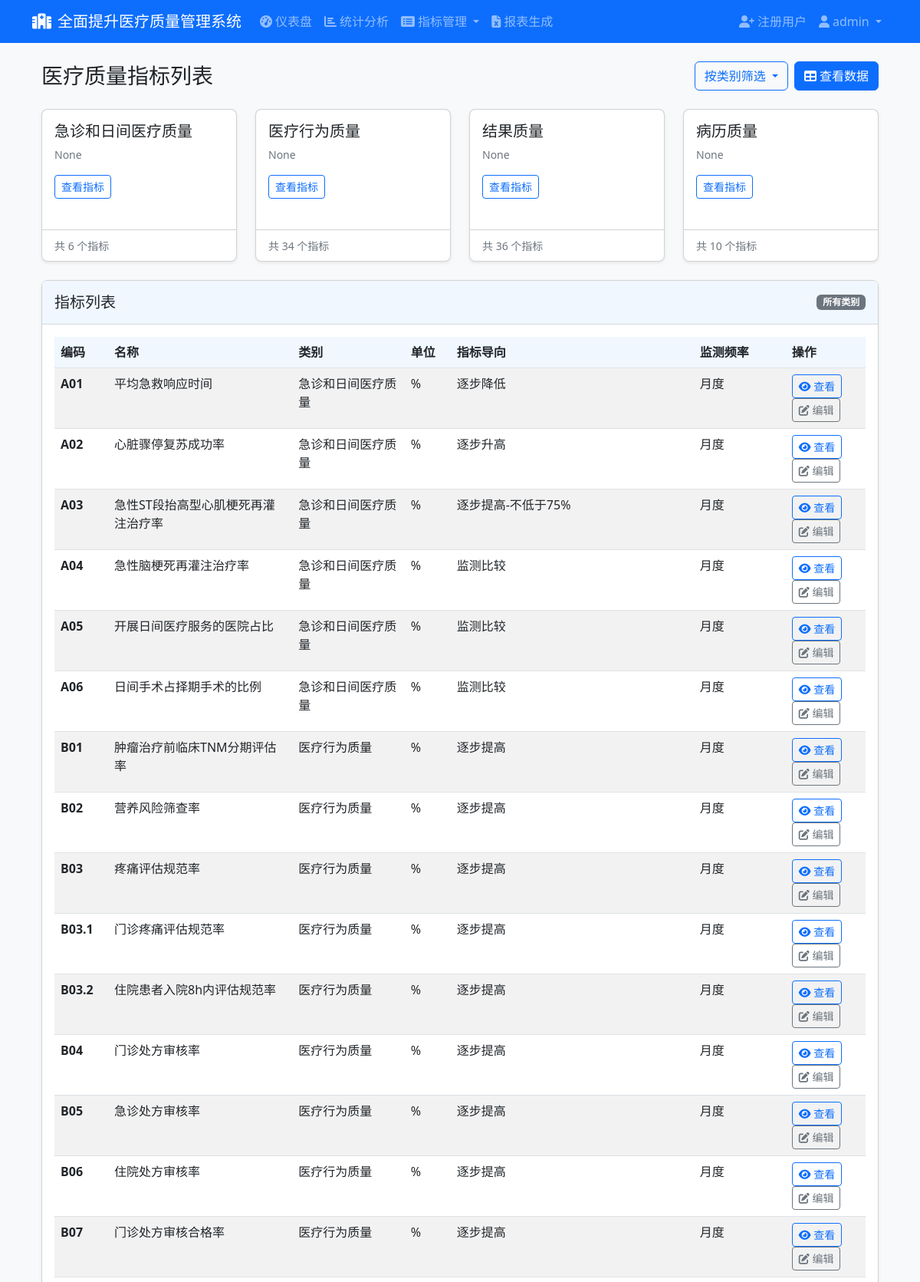
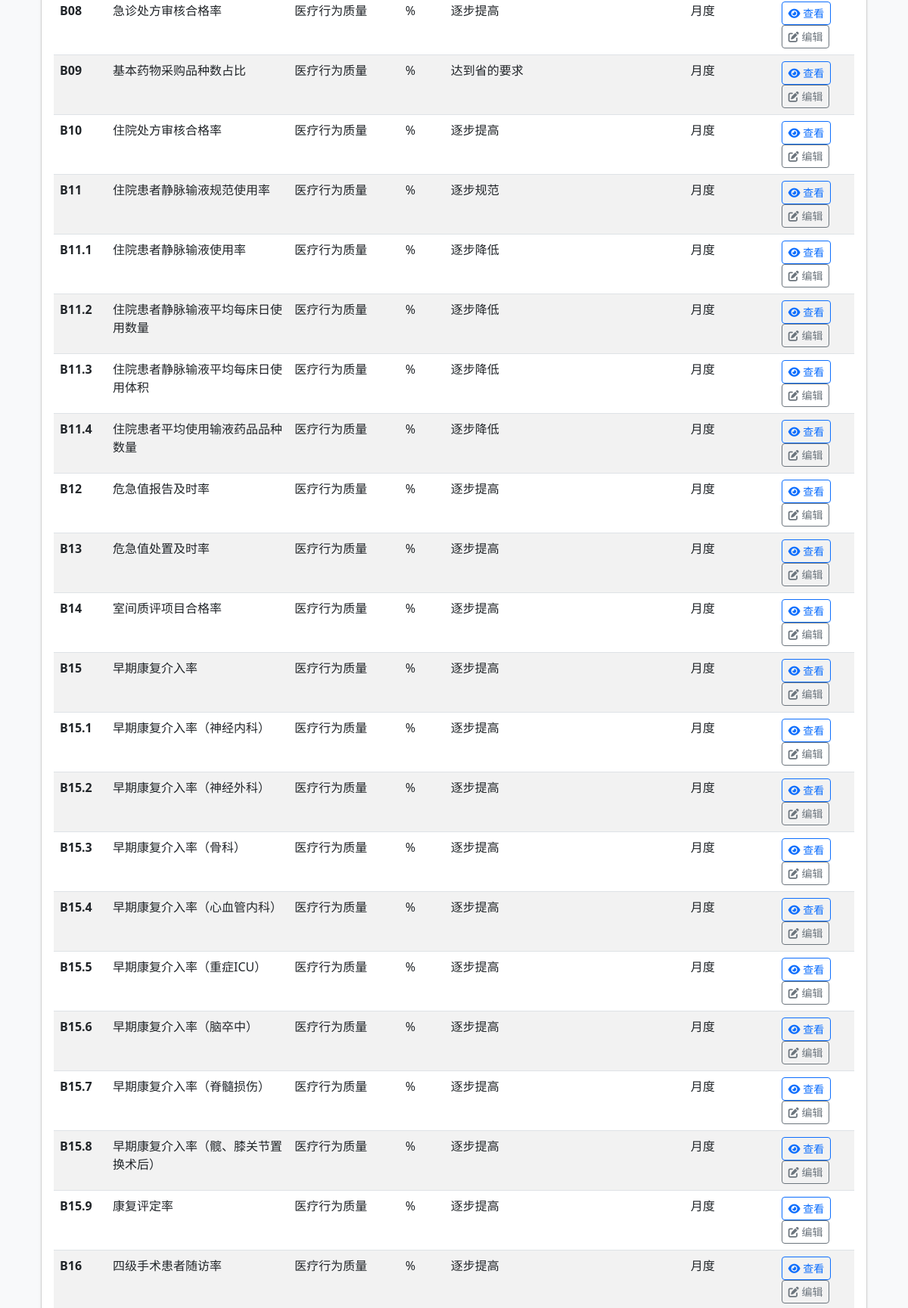
Screenshot of /indicators/ (signed in, upper part) with the database file from the repository (2 pictures, top to bottom).
### app/models/user.py (models this page shows, shortened)
class User(UserMixin, db.Model):
    __tablename__ = 'users'
    id = db.Column(db.Integer, primary_key=True)
    username = db.Column(db.String(64), unique=True, index=True, nullable=False)
    email = db.Column(db.String(120), unique=True, index=True, nullable=False)
    password_hash = db.Column(db.String(128), nullable=False)
    is_admin = db.Column(db.Boolean, default=False)
    hospital_id = db.Column(db.Integer, db.ForeignKey('hospitals.id'))
    created_at = db.Column(db.DateTime, default=datetime.utcnow)
    last_login = db.Column(db.DateTime)
    hospital = db.relationship('Hospital', backref='users')

### app/models/indicator.py (models this page shows, shortened)
class IndicatorCategory(db.Model):
    __tablename__ = 'indicator_categories'
    id = db.Column(db.Integer, primary_key=True)
    name = db.Column(db.String(64), unique=True, nullable=False)
    description = db.Column(db.Text)
    created_at = db.Column(db.DateTime, default=datetime.utcnow)
    indicators = db.relationship('Indicator', backref='category', lazy='dynamic')

class Indicator(db.Model):
    __tablename__ = 'indicators'
    id = db.Column(db.Integer, primary_key=True)
    code = db.Column(db.String(32), unique=True, nullable=False)  # 指标编码
    name = db.Column(db.String(128), nullable=False)  # 指标名称
    definition = db.Column(db.Text)  # 指标定义
    numerator_description = db.Column(db.Text)  # 分子说明
    denominator_description = db.Column(db.Text)  # 分母说明
    calculation_formula = db.Column(db.Text)  # 计算公式
    data_source = db.Column(db.String(256))  # 数据来源
    target_value = db.Column(db.String(64))  # 指标导向 - 修改为字符串类型
    unit = db.Column(db.String(32))  # 单位
    frequency = db.Column(db.String(32))  # 监测频率
    category_id = db.Column(db.Integer, db.ForeignKey('indicator_categories.id'), nullable=False)
    created_at = db.Column(db.DateTime, default=datetime.utcnow)
    @staticmethod
    def numeric_code_order():
        main_part = func.substr(
            Indicator.code,
            1,
            func.instr(Indicator.code + '.', '.') - 1
        )
        sub_code_part = func.substr(
            Indicator.code,
            func.instr(Indicator.code + '.', '.') + 1
        )
        numeric_sub_code = case(
            (func.instr(Indicator.code, '.') > 0, func.cast(sub_code_part, db.Float)),
            else_=0
        )
        return [main_part, numeric_sub_code]

### app/controllers/indicators.py (the view)
@indicators_bp.route('/')
@login_required
def index():
    category_id = request.args.get('category_id', type=int)
    query = Indicator.query
    if category_id:
        query = query.filter_by(category_id=category_id)
    indicators = query.order_by(*Indicator.numeric_code_order()).all()
    categories = IndicatorCategory.query.order_by(
        case(
            (IndicatorCategory.name == '急诊和日间医疗质量', 1),
            (IndicatorCategory.name == '医疗行为质量', 2),
            (IndicatorCategory.name == '结果质量', 3),
            (IndicatorCategory.name == '病历质量', 4)
        )
    ).all()
    return render_template(
        'indicators/index.html',
        title='指标列表',
        indicators=indicators,
        categories=categories,
        current_category_id=category_id
    )

### app/models/user.py (called while the page is built)
@login_manager.user_loader
def load_user(user_id):
    return User.query.get(int(user_id))

### app/templates/indicators/index.html (shortened to what this page needs)
{% extends 'base.html' %}
{% block content %}
<div class="container-fluid">
    <div class="d-flex justify-content-between align-items-center mb-4">
        <h1 class="h3 mb-0">医疗质量指标列表</h1>
        <div class="d-flex">
            <div class="dropdown me-2">
                <button class="btn btn-outline-primary dropdown-toggle" type="button" id="categoryDropdown" data-bs-toggle="dropdown" aria-expanded="false">
                    按类别筛选
                </button>
            </div>
            <a href="{{ url_for('indicators.data_list') }}" class="btn btn-primary">
                <i class="fas fa-table me-1"></i>查看数据
            </a>
        </div>
    </div>
    <div class="row">
        {% for category in categories %}
            <div class="col-lg-3 col-md-6 mb-4">
                <div class="card shadow-sm h-100">
                    <div class="card-body">
                        <h5 class="card-title">{{ category.name }}</h5>
                        <p class="card-text text-muted small">{{ category.description }}</p>
                        <a href="{{ url_for('indicators.index', category_id=category.id) }}" class="btn btn-sm btn-outline-primary">查看指标</a>
                    </div>
                    <div class="card-footer bg-transparent">
                        <small class="text-muted">
                            共 {{ category.indicators.count() }} 个指标
                        </small>
                    </div>
                </div>
            </div>
        {% endfor %}
    </div>
    <div class="card shadow-sm">
        <div class="card-header d-flex justify-content-between align-items-center">
            <h5 class="mb-0">指标列表</h5>
            {% if current_category_id %}
                <span class="badge bg-primary">
                    {{ categories|selectattr('id', 'equalto', current_category_id)|map(attribute='name')|first }}
                </span>
            {% else %}
                <span class="badge bg-secondary">所有类别</span>
            {% endif %}
        </div>
        <div class="card-body">
            <div class="table-responsive">
                <table class="table table-hover table-striped">
                    <thead>
                        <tr>
                            <th style="min-width: 70px;">编码</th>
                            <th>名称</th>
                            <th style="min-width: 130px;">类别</th>
                            <th style="min-width: 60px;">单位</th>
                            <th style="min-width: 100px;">指标导向</th>
                            <th style="min-width: 120px;">监测频率</th>
                            <th>操作</th>
                        </tr>
                    </thead>
                    <tbody>
                        {% for indicator in indicators %}
                            <tr>
                                <td><span class="fw-bold">{{ indicator.code }}</span></td>
                                <td>{{ indicator.name }}</td>
                                <td>{{ indicator.category.name }}</td>
                                <td>{{ indicator.unit }}</td>
                                <td>{{ indicator.target_value }}</td>
                                <td>{{ indicator.frequency }}</td>
                                <td>
                                    <a href="{{ url_for('indicators.view', indicator_id=indicator.id) }}" class="btn btn-sm btn-outline-primary">
                                        <i class="fas fa-eye"></i> 查看
                                    </a>
                                    <a href="{{ url_for('indicators.edit', indicator_id=indicator.id) }}" class="btn btn-sm btn-outline-secondary">
                                        <i class="fas fa-edit"></i> 编辑
                                    </a>
                                </td>
                            </tr>
                        {% endfor %}
                    </tbody>
                </table>
            </div>
        </div>
    </div>
</div>
{% endblock %}

### app/templates/base.html (shortened to what this page needs)
<!DOCTYPE html>
<html lang="zh-CN">
<head>
    <link href="https://cdn.jsdelivr.net/npm/bootstrap@5.2.3/dist/css/bootstrap.min.css" rel="stylesheet">
    <link href="https://cdnjs.cloudflare.com/ajax/libs/font-awesome/6.2.0/css/all.min.css" rel="stylesheet">
    <link href="{{ url_for('static', filename='css/style.css') }}" rel="stylesheet">
    <link href="{{ url_for('static', filename='css/monthpicker.css') }}" rel="stylesheet">
</head>
<body>
    <header>
        <nav class="navbar navbar-expand-lg navbar-dark bg-primary">
            <div class="container">
                <a class="navbar-brand" href="{{ url_for('dashboard.index') }}">
                    <i class="fas fa-hospital-alt me-2"></i>全面提升医疗质量管理系统
                </a>
                <div class="collapse navbar-collapse" id="navbarNavDropdown">
                    <ul class="navbar-nav me-auto">
                        {% if current_user.is_authenticated %}
                            <li class="nav-item">
                                <a class="nav-link" href="{{ url_for('dashboard.index') }}">
                                    <i class="fas fa-tachometer-alt me-1"></i>仪表盘
                                </a>
                            </li>
                            <li class="nav-item">
                                <a class="nav-link" href="{{ url_for('dashboard.stats') }}">
                                    <i class="fas fa-chart-bar me-1"></i>统计分析
                                </a>
                            </li>
                            <li class="nav-item dropdown">
                                <a class="nav-link dropdown-toggle" href="#" id="indicatorsDropdown" role="button" data-bs-toggle="dropdown" aria-expanded="false">
                                    <i class="fas fa-list-alt me-1"></i>指标管理
                                </a>
                            </li>
                            <li class="nav-item">
                                <a class="nav-link" href="{{ url_for('reports.index') }}">
                                    <i class="fas fa-file-excel me-1"></i>报表生成
                                </a>
                            </li>
                        {% endif %}
                    </ul>
                    <ul class="navbar-nav">
                        {% if current_user.is_authenticated %}
                            {% if current_user.is_admin %}
                                <li class="nav-item">
                                    <a class="nav-link" href="{{ url_for('auth.register') }}">
                                        <i class="fas fa-user-plus me-1"></i>注册用户
                                    </a>
                                </li>
                            {% endif %}
                            <li class="nav-item dropdown">
                                <a class="nav-link dropdown-toggle" href="#" id="userDropdown" role="button" data-bs-toggle="dropdown" aria-expanded="false">
                                    <i class="fas fa-user me-1"></i>{{ current_user.username }}
                                </a>
                            </li>
                        {% else %}
                            <li class="nav-item">
                                <a class="nav-link" href="{{ url_for('auth.login') }}">
                                    <i class="fas fa-sign-in-alt me-1"></i>登录
                                </a>
                            </li>
                        {% endif %}
                    </ul>
                </div>
            </div>
        </nav>
    </header>
    <main class="container mt-4">
        {% block content %}{% endblock %}
    </main>
</body>
</html>

### app/static/css/style.css (style rules this page uses)
body { min-height: 100vh; display: flex; flex-direction: column; background-color: #f8f9fa; }
main { flex: 1; }
.card { border-radius: 0.5rem; box-shadow: 0 4px 6px rgba(0, 0, 0, 0.1); margin-bottom: 1.5rem; }
.card-header { background-color: #f0f7ff; border-bottom: 1px solid rgba(0, 0, 0, 0.125); padding: 1rem; }
.table th { background-color: #f0f7ff; }
.table-responsive { max-height: 70vh; overflow-y: auto; }

### rows the page displays
User: username "admin"
IndicatorCategory: name "急诊和日间医疗质量", description "None", indicators.count "6"
IndicatorCategory: name "医疗行为质量", description "None", indicators.count "34"
IndicatorCategory: name "结果质量", description "None", indicators.count "36"
IndicatorCategory: name "病历质量", description "None", indicators.count "10"
Indicator: code "A01", name "平均急救响应时间", category.name "急诊和日间医疗质量", unit "%", target_value "逐步降低", frequency "月度"
Indicator: code "A02", name "心脏骤停复苏成功率", category.name "急诊和日间医疗质量", unit "%", target_value "逐步升高", frequency "月度"
Indicator: code "A03", name "急性ST段抬高型心肌梗死再灌注治疗率", category.name "急诊和日间医疗质量", unit "%", target_value "逐步提高-不低于75%", frequency "月度"
Indicator: code "A04", name "急性脑梗死再灌注治疗率", category.name "急诊和日间医疗质量", unit "%", target_value "监测比较", frequency "月度"
Indicator: code "A05", name "开展日间医疗服务的医院占比", category.name "急诊和日间医疗质量", unit "%", target_value "监测比较", frequency "月度"
Indicator: code "A06", name "日间手术占择期手术的比例", category.name "急诊和日间医疗质量", unit "%", target_value "监测比较", frequency "月度"
Indicator: code "B01", name "肿瘤治疗前临床TNM分期评估率", category.name "医疗行为质量", unit "%", target_value "逐步提高", frequency "月度"
Indicator: code "B02", name "营养风险筛查率", category.name "医疗行为质量", unit "%", target_value "逐步提高", frequency "月度"
Indicator: code "B03", name "疼痛评估规范率", category.name "医疗行为质量", unit "%", target_value "逐步提高", frequency "月度"
Indicator: code "B03.1", name "门诊疼痛评估规范率", category.name "医疗行为质量", unit "%", target_value "逐步提高", frequency "月度"
Indicator: code "B03.2", name "住院患者入院8h内评估规范率", category.name "医疗行为质量", unit "%", target_value "逐步提高", frequency "月度"
Indicator: code "B04", name "门诊处方审核率", category.name "医疗行为质量", unit "%", target_value "逐步提高", frequency "月度"
Indicator: code "B05", name "急诊处方审核率", category.name "医疗行为质量", unit "%", target_value "逐步提高", frequency "月度"
Indicator: code "B06", name "住院处方审核率", category.name "医疗行为质量", unit "%", target_value "逐步提高", frequency "月度"
Indicator: code "B07", name "门诊处方审核合格率", category.name "医疗行为质量", unit "%", target_value "逐步提高", frequency "月度"
Indicator: code "B08", name "急诊处方审核合格率", category.name "医疗行为质量", unit "%", target_value "逐步提高", frequency "月度"
Indicator: code "B09", name "基本药物采购品种数占比", category.name "医疗行为质量", unit "%", target_value "达到省的要求", frequency "月度"
Indicator: code "B10", name "住院处方审核合格率", category.name "医疗行为质量", unit "%", target_value "逐步提高", frequency "月度"
Indicator: code "B11", name "住院患者静脉输液规范使用率", category.name "医疗行为质量", unit "%", target_value "逐步规范", frequency "月度"
Indicator: code "B11.1", name "住院患者静脉输液使用率", category.name "医疗行为质量", unit "%", target_value "逐步降低", frequency "月度"
Indicator: code "B11.2", name "住院患者静脉输液平均每床日使用数量", category.name "医疗行为质量", unit "%", target_value "逐步降低", frequency "月度"
Indicator: code "B11.3", name "住院患者静脉输液平均每床日使用体积", category.name "医疗行为质量", unit "%", target_value "逐步降低", frequency "月度"
Indicator: code "B11.4", name "住院患者平均使用输液药品品种数量", category.name "医疗行为质量", unit "%", target_value "逐步降低", frequency "月度"
Indicator: code "B12", name "危急值报告及时率", category.name "医疗行为质量", unit "%", target_value "逐步提高", frequency "月度"
Indicator: code "B13", name "危急值处置及时率", category.name "医疗行为质量", unit "%", target_value "逐步提高", frequency "月度"
Indicator: code "B14", name "室间质评项目合格率", category.name "医疗行为质量", unit "%", target_value "逐步提高", frequency "月度"
Indicator: code "B15", name "早期康复介入率", category.name "医疗行为质量", unit "%", target_value "逐步提高", frequency "月度"
Indicator: code "B15.1", name "早期康复介入率（神经内科）", category.name "医疗行为质量", unit "%", target_value "逐步提高", frequency "月度"
Indicator: code "B15.2", name "早期康复介入率（神经外科）", category.name "医疗行为质量", unit "%", target_value "逐步提高", frequency "月度"
Indicator: code "B15.3", name "早期康复介入率（骨科）", category.name "医疗行为质量", unit "%", target_value "逐步提高", frequency "月度"
Indicator: code "B15.4", name "早期康复介入率（心血管内科）", category.name "医疗行为质量", unit "%", target_value "逐步提高", frequency "月度"
Indicator: code "B15.5", name "早期康复介入率（重症ICU）", category.name "医疗行为质量", unit "%", target_value "逐步提高", frequency "月度"
Indicator: code "B15.6", name "早期康复介入率（脑卒中）", category.name "医疗行为质量", unit "%", target_value "逐步提高", frequency "月度"
Indicator: code "B15.7", name "早期康复介入率（脊髓损伤）", category.name "医疗行为质量", unit "%", target_value "逐步提高", frequency "月度"
Indicator: code "B15.8", name "早期康复介入率（髋、膝关节置换术后）", category.name "医疗行为质量", unit "%", target_value "逐步提高", frequency "月度"
Indicator: code "B15.9", name "康复评定率", category.name "医疗行为质量", unit "%", target_value "逐步提高", frequency "月度"
Indicator: code "B16", name "四级手术患者随访率", category.name "医疗行为质量", unit "%", target_value "逐步提高", frequency "月度"
